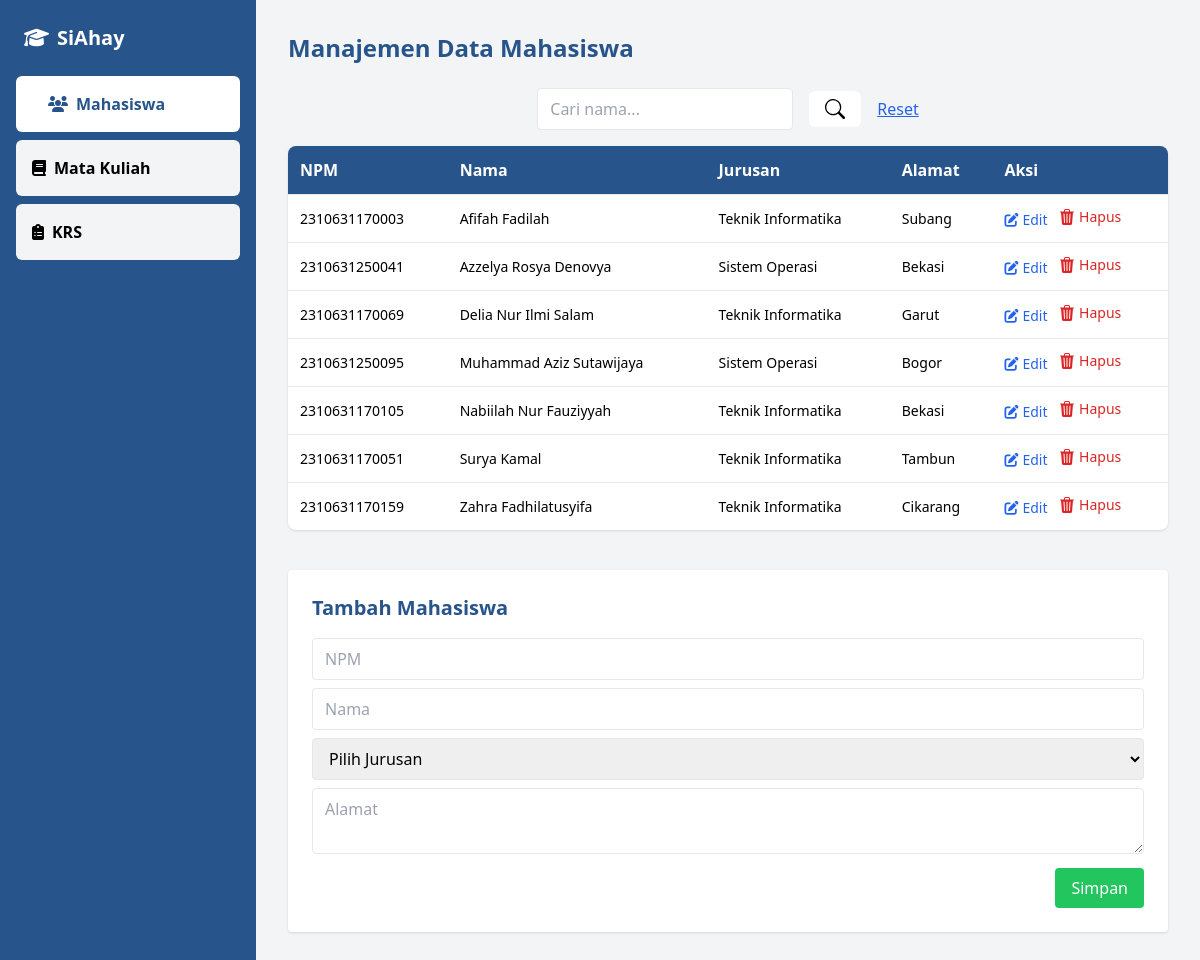
Screenshot of /mhs.php with the database file from the repository.
### tables this page shows
CREATE TABLE `mahasiswa` (
  `npm` char(13) NOT NULL,
  `nama` varchar(50) DEFAULT NULL,
  `jurusan` enum('Teknik Informatika','Sistem Operasi') DEFAULT NULL,
  `alamat` text DEFAULT NULL
);

### mhs.php (the view, shortened to what this page needs)
<?php
include('koneksi.php');
$editData = null;
$cari = isset($_GET['cari']) ? $_GET['cari'] : '';
$sql = "SELECT * FROM mahasiswa WHERE nama LIKE '%$cari%' ORDER BY nama";
$data = $koneksi->query($sql);
?>
<!DOCTYPE html>
<html lang="en">
<head>
    <script src="https://cdn.tailwindcss.com"></script>
    <link rel="stylesheet" href="https://cdnjs.cloudflare.com/ajax/libs/font-awesome/6.4.0/css/all.min.css">
</head>
<body class="bg-gray-100 animate-fadeIn">
<div class="flex min-h-screen">
<aside class="w-64 bg-[#27548A] text-white flex flex-col">
    <div class="p-6 text-xl font-bold flex items-center">
        <i class="fas fa-graduation-cap mr-2"></i>
        <a href="index.php" class="text-white hover:underline">SiAhay</a>
    </div>
    <nav class="flex-1 px-4 space-y-2">
        <a href="mhs.php" class="block bg-white text-[#27548A] font-semibold hover:bg-[#B2C6D5] rounded-md px-8 py-4 text-center flex items-center">
            <i class="fas fa-users mr-2"></i>
            <span>Mahasiswa</span>
        </a>
        <a href="matkul.php" class="block bg-gray-100 text-black font-semibold hover:bg-[#B2C6D5] rounded-md px-4 py-4 text-center flex items-center">
            <i class="fas fa-book mr-2"></i>
            <span>Mata Kuliah</span>
        </a>
        <a href="krs.php" class="block bg-gray-100 text-black font-semibold hover:bg-[#B2C6D5] rounded-md px-4 py-4 text-center flex items-center">
            <i class="fas fa-clipboard-list mr-2"></i>
            <span>KRS</span>
        </a>
    </nav>
</aside>
<main class="flex-1 p-8">
        <h1 class="text-2xl font-bold mb-6 text-[#27548A]">Manajemen Data Mahasiswa</h1>
        <form method="GET" class="mb-4 flex justify-center rounded-full items-center gap-4">
            <input type="text" name="cari" placeholder="Cari nama..." value="<?= htmlspecialchars($cari) ?>" class="px-3 py-2 border rounded w-64">
            <button type="submit" class="bg-white px-4 py-2 hover:bg-[#27548A]/30 rounded-md">
                <svg xmlns="http://www.w3.org/2000/svg" width="20" height="20" fill="black" class="bi bi-search" viewBox="0 0 16 16">
                    <path d="M11.742 10.344a6.5 6.5 0 1 0-1.397 1.398h-.001q.044.06.098.115l3.85 3.85a1 1 0 0 0 1.415-1.414l-3.85-3.85a1 1 0 0 0-.115-.1zM12 6.5a5.5 5.5 0 1 1-11 0 5.5 5.5 0 0 1 11 0"/>
                </svg>
            </button>
            <a href="mhs.php" class="text-blue-600 underline">Reset</a>
        </form>
        <div class="overflow-x-auto bg-white rounded-lg shadow">
            <table class="w-full bg-white shadow rounded">
                <thead class="bg-[#27548A] text-left text-white">
                    <tr>
                        <th class="p-3">NPM</th>
                        <th class="p-3">Nama</th>
                        <th class="p-3">Jurusan</th>
                        <th class="p-3">Alamat</th>
                        <th class="p-3">Aksi</th>
                    </tr>
                </thead>
                <tbody>
                    <?php if ($data->num_rows > 0): ?>
                        <?php while ($mhs = $data->fetch_assoc()): ?>
                            <tr class="border-t hover:bg-gray-50 text-sm">
                                <td class="p-3"><?= $mhs['npm'] ?></td>
                                <td class="p-3"><?= $mhs['nama'] ?></td>
                                <td class="p-3"><?= $mhs['jurusan'] ?></td>
                                <td class="p-3"><?= $mhs['alamat'] ?></td>
                                <td class="p-3 space-x-2">
                                    <a href="mhs.php?edit=<?= $mhs['npm'] ?>" class="text-blue-600 hover:underline">
                                    <i class="fas fa-edit mr-1"></i>Edit</a>
                                    <a href="mhs.php?hapus=<?= $mhs['npm'] ?>" onclick="return confirm('Yakin hapus data?')" class="text-red-600 hover:underline inline-flex items-center gap-1">
                                         Hapus</a>
                                </td>
                            </tr>
                        <?php endwhile ?>
                    <?php endif ?>
                </tbody>
            </table>
        </div>
        <form method="POST" class="bg-white p-6 rounded shadow mb-6 mt-10">
            <h2 class="text-xl font-semibold mb-4 text-[#27548A]"><?= $editData ? 'Edit Mahasiswa' : 'Tambah Mahasiswa' ?></h2>
            <input type="text" name="npm" placeholder="NPM" value="<?= $editData['npm'] ?? '' ?>" <?= $editData ? 'readonly' : '' ?> required class="w-full mb-2 px-3 py-2 border rounded">
            <input type="text" name="nama" placeholder="Nama" value="<?= $editData['nama'] ?? '' ?>" required class="w-full mb-2 px-3 py-2 border rounded">
            <select name="jurusan" required class="w-full mb-2 px-3 py-2 border rounded">
                <option value="">Pilih Jurusan</option>
            </select>
            <textarea name="alamat" placeholder="Alamat" required class="w-full mb-2 px-3 py-2 border rounded"><?= $editData['alamat'] ?? '' ?></textarea>
            <div class="flex justify-end">
                <button type="submit" name="<?= $editData ? 'edit' : 'tambah' ?>" class="bg-green-500 text-white px-4 py-2 rounded hover:bg-green-700"><?= $editData ? 'Update' : 'Simpan' ?>
                </button>
            </div>
        </form>
    </main>
</div>
</body>
</html>

### mhs.php (style rules this page uses)
.animate-fadeIn { animation: fadeIn 0.7s ease-out; }

### rows the page displays
mahasiswa: npm "2310631170003", nama "Afifah Fadilah", jurusan "Teknik Informatika", alamat "Subang"
mahasiswa: npm "2310631250041", nama "Azzelya Rosya Denovya", jurusan "Sistem Operasi", alamat "Bekasi"
mahasiswa: npm "2310631170069", nama "Delia Nur Ilmi Salam", jurusan "Teknik Informatika", alamat "Garut"
mahasiswa: npm "2310631250095", nama "Muhammad Aziz Sutawijaya", jurusan "Sistem Operasi", alamat "Bogor"
mahasiswa: npm "2310631170105", nama "Nabiilah Nur Fauziyyah", jurusan "Teknik Informatika", alamat "Bekasi"
mahasiswa: npm "2310631170051", nama "Surya Kamal", jurusan "Teknik Informatika", alamat "Tambun"
mahasiswa: npm "2310631170159", nama "Zahra Fadhilatusyifa", jurusan "Teknik Informatika", alamat "Cikarang"
